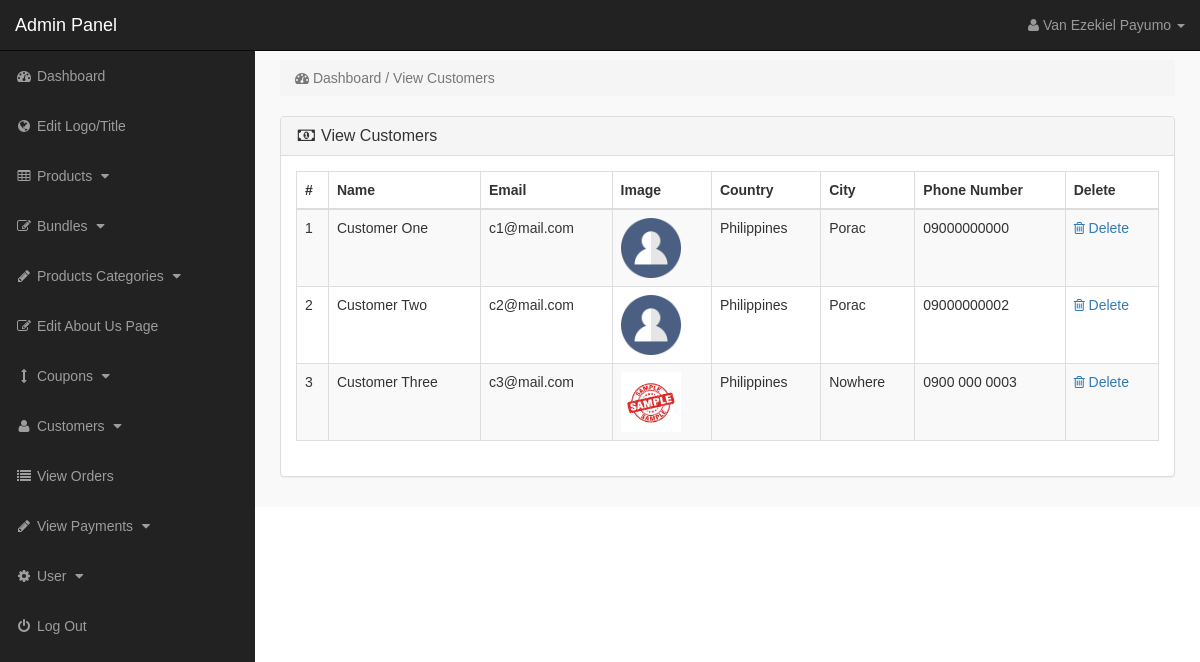
Page /admin_area/index.php?view_customers (signed in) on the committed database.
### tables this page shows
CREATE TABLE `customers` (
  `customer_id` int(10) NOT NULL,
  `customer_name` varchar(255) NOT NULL,
  `customer_email` varchar(255) NOT NULL,
  `customer_pass` varchar(255) NOT NULL,
  `customer_country` text NOT NULL,
  `customer_city` text NOT NULL,
  `customer_contact` varchar(255) NOT NULL,
  `customer_address` text NOT NULL,
  `customer_image` text NOT NULL,
  `customer_ip` varchar(255) NOT NULL,
  `customer_confirm_code` text NOT NULL
);

### admin_area/view_customers.php (the view, shortened to what this page needs)
<?php
if (!isset($_SESSION['admin_email'])) {
    echo "<script>window.open('login.php','_self')</script>";
} else {
    ?>
<div class="row">
<div class="col-lg-12">
<ol class="breadcrumb">
<li class="active">
<i class="fa fa-dashboard"></i> Dashboard / View Customers
</li>
</ol>
</div>
</div>
<div class="row">
<div class="col-lg-12">
<div class="panel panel-default">
<div class="panel-heading">
<h3 class="panel-title">
<i class="fa fa-money fa-fw"></i> View Customers
</h3>
</div>
<div class="panel-body" >
<div class="table-responsive" >
<table class="table table-bordered table-hover table-striped" >
<thead>
<tr>
<th>#</th>
<th>Name</th>
<th>Email</th>
<th>Image</th>
<th>Country</th>
<th>City</th>
<th>Phone Number</th>
<th>Delete</th>
</tr>
</thead>
<tbody>
<?php
    $i = 0;
    $get_c = "select * from customers";
    $run_c = mysqli_query($con, $get_c);
    while ($row_c = mysqli_fetch_array($run_c)) {
        $c_id = $row_c['customer_id'];
        $c_name = $row_c['customer_name'];
        $c_email = $row_c['customer_email'];
        $c_image = $row_c['customer_image'];
        $c_country = $row_c['customer_country'];
        $c_city = $row_c['customer_city'];
        $c_contact = $row_c['customer_contact'];
        $i++;
        ?>
<tr>
<td><?php echo $i; ?></td>
<td><?php echo $c_name; ?></td>
<td><?php echo $c_email; ?></td>
<td><img src="../customer/customer_images/<?php echo $c_image; ?>" width="60" height="60" ></td>
<td><?php echo $c_country; ?></td>
<td><?php echo $c_city; ?></td>
<td><?php echo $c_contact; ?></td>
<td>
<a href="index.php?customer_delete=<?php echo $c_id; ?>" >
<i class="fa fa-trash-o" ></i> Delete
</a>
</td>
</tr>
<?php }?>
</tbody>
</table>
</div>
</div>
</div>
</div>
</div>
<?php }?>

### admin_area/includes/sidebar.php (shortened to what this page needs)
<?php
if (!isset($_SESSION['admin_email'])) {
    echo "<script>window.open('login.php','_self')</script>";
} else {
    $admin_level = $_SESSION['admin_level'];
    if ($admin_level == 2) {
        $hideme = 'display:none;';
    } else {
        $hideme = '';
    }
    ?>
<nav class="navbar navbar-inverse navbar-fixed-top" >
<div class="navbar-header" >
<a class="navbar-brand" href="index.php?dashboard" >Admin Panel</a>
</div>
<ul class="nav navbar-right top-nav" >
<li class="dropdown" >
<a href="#" class="dropdown-toggle" data-toggle="dropdown" >
<i class="fa fa-user" ></i>
<?php echo $admin_name; ?> <b class="caret" ></b>
</a>
</li>
</ul>
<div class="collapse navbar-collapse navbar-ex1-collapse">
<ul class="nav navbar-nav side-nav">
<li>
<a href="index.php?dashboard">
<i class="fa fa-fw fa-dashboard"></i> Dashboard
</a>
</li>
<li>
<a style="<?php echo $hideme; ?>" href="index.php?edit_logo_title">
<i class="fa fa-fw fa-globe"></i> Edit Logo/Title
</a>
</li>
<li>
<a href="#" data-toggle="collapse" data-target="#products">
<i class="fa fa-fw fa-table"></i> Products
<i class="fa fa-fw fa-caret-down"></i>
</a>
</li>
<li>
<a href="#" data-toggle="collapse" data-target="#bundles">
<i class="fa fa-fw fa-edit"></i> Bundles
<i class="fa fa-fw fa-caret-down"></i>
</a>
</li>
<li>
<a href="#" data-toggle="collapse" data-target="#p_cat">
<i class="fa fa-fw fa-pencil"></i> Products Categories
<i class="fa fa-fw fa-caret-down"></i>
</a>
</li>
<li style="<?php echo $hideme; ?>">
<a href="index.php?edit_about_us">
<i class="fa fa-fw fa-edit"></i> Edit About Us Page
</a>
</li>
<li style="<?php echo $hideme; ?>">
<a href="#" data-toggle="collapse" data-target="#coupons">
<i class="fa fa-fw fa-arrows-v"></i> Coupons
<i class="fa fa-fw fa-caret-down"></i>
</a>
</li>
<li style="<?php echo $hideme; ?>">
<a href="#" data-toggle="collapse" data-target="#customer">
<i class="fa fa-fw fa-user"></i> Customers
<i class="fa fa-fw fa-caret-down"></i>
</a>
</li>
<li>
<a href="index.php?view_orders">
<i class="fa fa-fw fa-list"></i> View Orders
</a>
</li>
<li>
<a href="#" data-toggle="collapse" data-target="#pay">
<i class="fa fa-fw fa-pencil"></i> View Payments
<i class="fa fa-fw fa-caret-down"></i>
</a>
</li>
<li>
<a href="#" data-toggle="collapse" data-target="#users">
<i class="fa fa-fw fa-gear"></i> User
<i class="fa fa-fw fa-caret-down"></i>
</a>
</li>
<li>
<a href="logout.php">
<i class="fa fa-fw fa-power-off"></i> Log Out
</a>
</li>
</ul>
</div>
</nav>
<?php }?>

### admin_area/css/style.css (style rules this page uses)
* { font-family: "Montserrat", sans-serif }
body { margin-top: 100px; font-family: "Montserrat"; }
@media (min-width: 768px) { body { margin-top: 50px; } }
.top-nav { padding: 0 15px; }
.top-nav>li { display: inline-block; float: left; }
.top-nav>li>a { padding-top: 15px; padding-bottom: 15px; line-height: 20px; color: #999; }
@media (min-width: 768px) { .side-nav { position: fixed; top: 51px; width: 255px; border-radius: 0; overflow-y: auto; background-color: #222; bottom: 0; overflow-x: hidden; padding-bottom: 40px; } }
@media (min-width: 768px) { .side-nav>li>a { width: 255px; } }
.panel-body { border-radius: 5px; }

### rows in the picture
customers: customer_name "Customer One", customer_email "c1@mail.com", customer_image (picture), customer_country "Philippines", customer_city "Porac", customer_contact "09000000000"
customers: customer_name "Customer Two", customer_email "c2@mail.com", customer_image (picture), customer_country "Philippines", customer_city "Porac", customer_contact "09000000002"
customers: customer_name "Customer Three", customer_email "c3@mail.com", customer_image (picture), customer_country "Philippines", customer_city "Nowhere", customer_contact "0900 000 0003"

### other values in the picture
$admin_name "Van Ezekiel Payumo"
